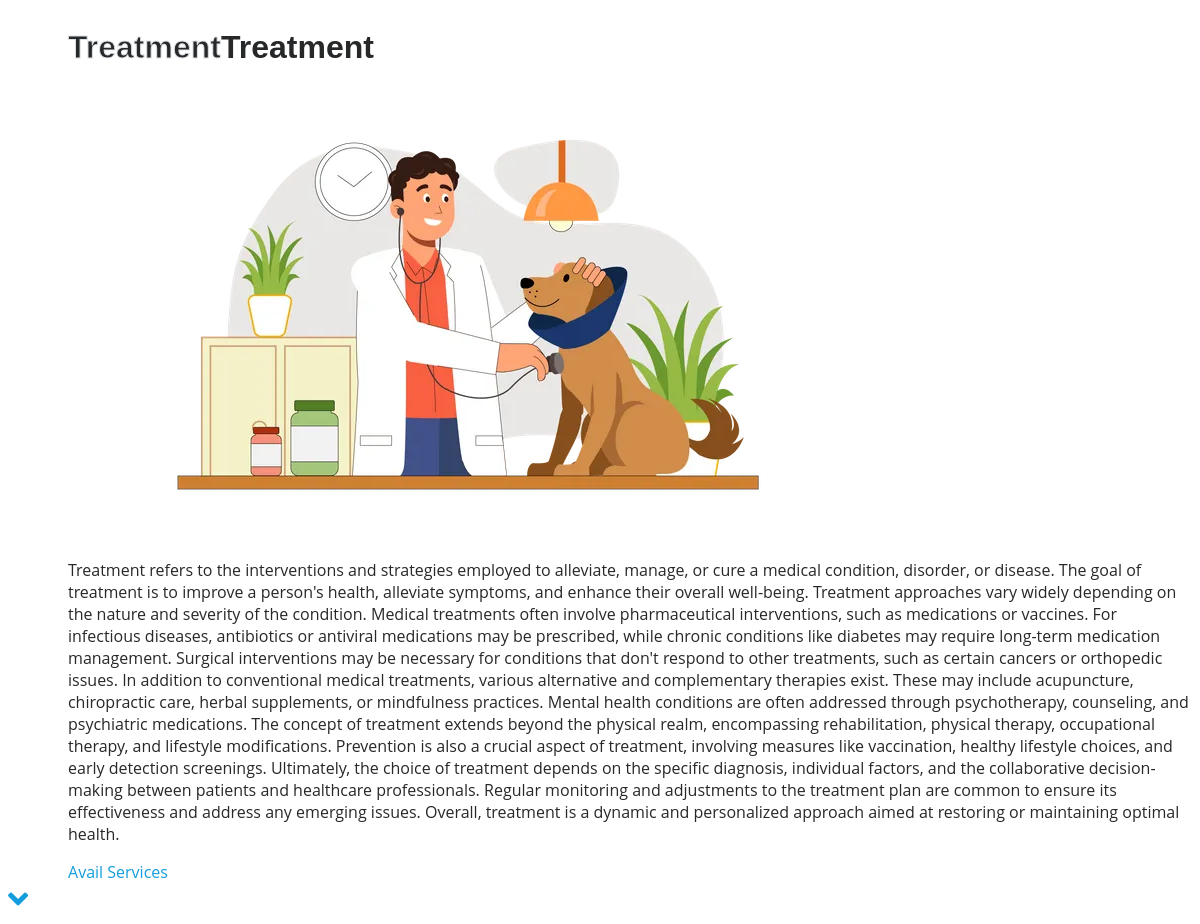
/readmore.php?service_id=2, run on the app's committed database.
### tables this page shows
CREATE TABLE `services` (
  `services_id` int(11) NOT NULL,
  `services_title` varchar(20) DEFAULT NULL,
  `services_description` text DEFAULT NULL,
  `services_image` varchar(255) DEFAULT NULL
);

### readmore.php (the view, shortened to what this page needs)
<?php
if (isset($_GET['service_id'])) {
    $service_id = $_GET['service_id'];
    $mysqli = new mysqli("localhost", "root", "", "pawheaven");
    $query = "SELECT * FROM services WHERE services_id = ?";
    $stmt = $mysqli->prepare($query);
    $stmt->bind_param("i", $service_id);
    $stmt->execute();
    $result = $stmt->get_result();
    if ($result->num_rows > 0) {
        $row = $result->fetch_assoc();
        $service_title = $row['services_title'];
        $service_description = $row['services_description'];
        $service_image = $row['services_image'];
    } else {
        $service_title = "Service Not Found";
        $service_description = "Sorry, the requested service was not found.";
        $service_image = "Sorry, the requested service was not found.";
    }
} else {
    $service_title = "Service ID Missing";
    $service_description = "Please provide a valid service ID.";
}
?>
    <div class="container-fluid py-5" id="about">
        <div class="container">
               <div class="position-relative d-flex align-items-center justify-content-center">
                    <h1 class="display-1 text-uppercase text-white" style="-webkit-text-stroke: 1px #dee2e6;"><?php echo $service_title; ?></h1>
                    <h1 class="position-absolute text-uppercase text-primary"><?php echo $service_title; ?></h1>
            </div>
    <div class="row align-items-center">
        <div class="col-lg-5 pb-4 pb-lg-0">
            <img class="img-fluid rounded w-100 flying-dog" src="assets/img/<?php echo $service_image?>" alt="">
        </div>
        <div class="col-lg-7">
            <p><?php echo $service_description; ?></p>
            <a href="index.php" class="btn btn-outline-primary mr-4">Avail Services</a>
        </div>
    </div>
        </div>
    </div>

### admin-dashboard/assets/css/style.css (style rules this page uses)
.d-flex { display: flex; }
.container { width: 100%; padding-right: 15px; padding-left: 15px; margin-right: auto; margin-left: auto; }
a { color: #149ddd; text-decoration: none; }
h1, h2, h3, h4, h5, h6 { font-family: "Raleway", sans-serif; }
.container, .container-fluid { padding-left: 30px; padding-right: 30px; }

### data on the page
services: services_title "Treatment", services_image (picture), services_description "Treatment refers to the interventions and strategies employed to alleviate, manage, or cure a medical condition, disorder, or disease. The goal of treatment is to improve a person's health, alleviate symptoms, and enhance their overall well-being. Treatment approaches vary widely depending on the nature and severity of the condition. Medical treatments often involve pharmaceutical interventions, such as medications or vaccines. For infectious diseases, antibiotics or antiviral medications may be prescribed, while chronic conditions like diabetes may require long-term medication management. Surgical interventions may be necessary for conditions that don't respond to other treatments, such as…"
